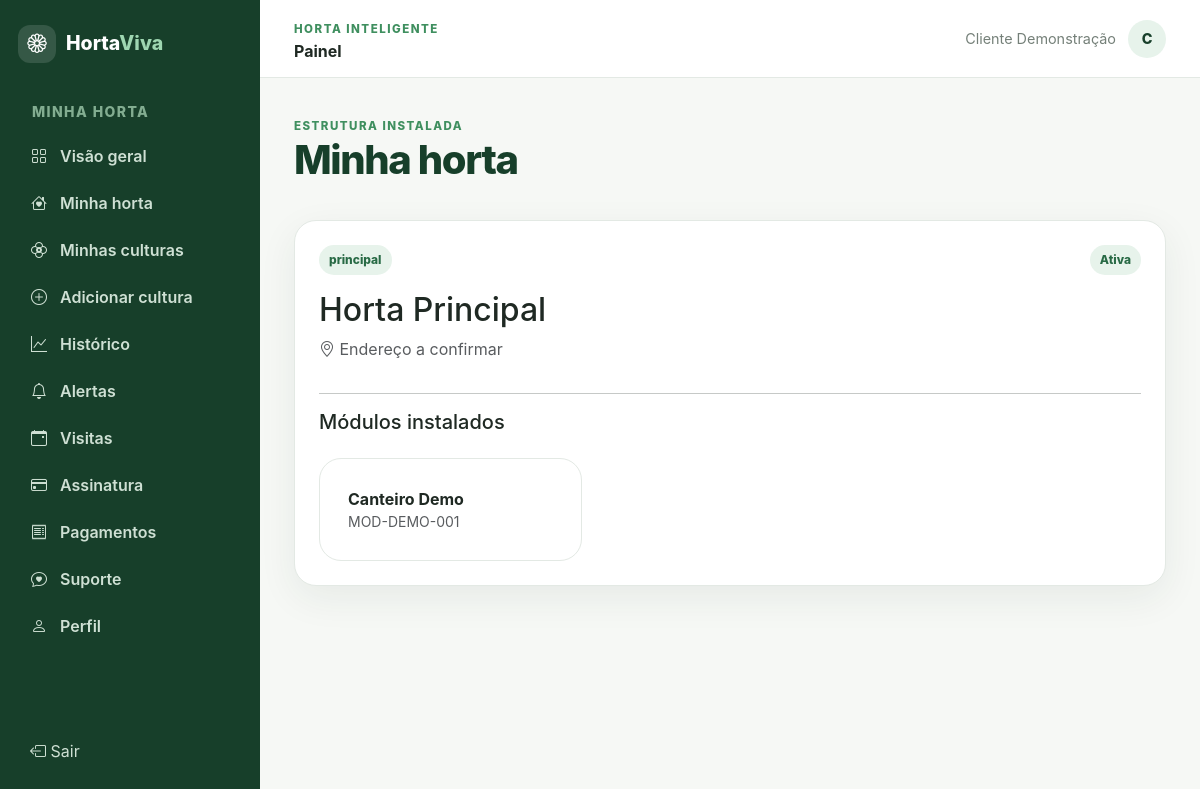
The page /app/garden/ (signed in) on the database its author committed.
### accounts/models.py (models this page shows, shortened)
class User(AbstractUser):
    username = None
    email = models.EmailField(unique=True)
    full_name = models.CharField(max_length=180)
    phone = models.CharField(max_length=30, blank=True)
    USERNAME_FIELD = "email"
    REQUIRED_FIELDS = []
    objects = UserManager()

### gardens/models.py (models this page shows, shortened)
class Garden(BaseModel):
    organization = models.ForeignKey(Organization, on_delete=models.CASCADE, related_name="gardens")
    name = models.CharField(max_length=120)
    code = models.SlugField(max_length=80)
    address = models.ForeignKey(Address, on_delete=models.SET_NULL, null=True, blank=True, related_name="gardens")
    timezone = models.CharField(max_length=64, default="America/Sao_Paulo")
    is_active = models.BooleanField(default=True)
    class Meta:
        constraints = [models.UniqueConstraint(fields=["organization", "code"], name="uniq_org_garden_code")]

class ModuleInstallation(BaseModel):
    module = models.ForeignKey(GardenModule, on_delete=models.PROTECT, related_name="installations")
    garden = models.ForeignKey(Garden, on_delete=models.PROTECT, related_name="module_installations")
    position_label = models.CharField(max_length=100, blank=True)
    installed_at = models.DateTimeField()
    removed_at = models.DateTimeField(null=True, blank=True)
    class Meta:
        constraints = [
            models.UniqueConstraint(fields=["module"], condition=Q(removed_at__isnull=True), name="uniq_active_module_install"),
        ]

class GardenModule(BaseModel):
    class Status(models.TextChoices):
        STOCK = "stock", "Em estoque"
        INSTALLED = "installed", "Instalado"
        MAINTENANCE = "maintenance", "Em manutenção"
        RETIRED = "retired", "Desativado"
    organization = models.ForeignKey(Organization, on_delete=models.CASCADE, related_name="garden_modules")
    module_type = models.ForeignKey(ModuleType, on_delete=models.PROTECT, related_name="modules")
    serial_number = models.CharField(max_length=100)
    name = models.CharField(max_length=120)
    status = models.CharField(max_length=20, choices=Status.choices, default=Status.STOCK)
    class Meta:
        constraints = [models.UniqueConstraint(fields=["organization", "serial_number"], name="uniq_org_module_serial")]

### core/views.py (the view, shortened to what this page needs)
# urls.py: path("app/", views.customer_dashboard, name="customer-dashboard"), path("app/historico/telemetria/", views.history, name="customer-history"), path("app/dispositivo/acao/", views.device_action, name="d
@customer_required
def customer_section(request, section):
    org, gardens, devices = _customer_context(request)
    sections = {"garden": ("Minha horta", gardens.prefetch_related("module_installations__module")), "crops": ("Minhas culturas", PlantingCycle.objects.filter(module__organization=org).select_related("cultivar__crop", "module")), "alerts": ("Alertas", Alert.objects.filter(rule__organization=org).select_related("rule", "reading__channel")), "visits": ("Visitas", Visit.objects.filter(organization=org).select_related("technician", "garden")), "subscription": ("Assinatura", Subscription.objects.filter(organization=org).select_related("plan_version__plan")), "payments": ("Pagamentos", Payment.objects.filter(subscription__organization=org).select_related("subscription"))}
    if section not in sections: raise Http404
    title, objects = sections[section]
    context = {"title": title, "objects": objects, "organization": org}
    return render(request, f"customer/{section}.html", context)

### core/permissions.py (called while the page is built)
def role_required(*roles, staff_allowed=True):
    def decorator(view):
        @login_required
        @wraps(view)
        def wrapped(request, *args, **kwargs):
            membership = request.user.memberships.filter(is_active=True).select_related("organization").first()
            if staff_allowed and request.user.is_staff:
                request.membership = membership
                return view(request, *args, **kwargs)
            if not membership or membership.role not in roles:
                raise PermissionDenied
            request.membership = membership
            return view(request, *args, **kwargs)
        return wrapped
    return decorator

### core/views.py (called while the page is built)
def _customer_context(request):
    org = request.membership.organization
    return org, Garden.objects.filter(organization=org), Device.objects.filter(organization=org).prefetch_related("channels")

### templates/customer/garden.html
{% extends 'base.html' %}{% block content %}<div class="page-header"><div><span class="eyebrow">Estrutura instalada</span><h1>Minha horta</h1></div></div>{% for garden in objects %}<div class="content-card mb-4"><div class="d-flex justify-content-between align-items-start"><div><span class="badge-soft">{{ garden.code }}</span><h2 class="mt-3">{{ garden.name }}</h2><p class="text-muted"><i class="bi bi-geo-alt"></i> {% if garden.address %}{{ garden.address.street }}, {{ garden.address.number }} — {{ garden.address.city }}{% else %}Endereço a confirmar{% endif %}</p></div><span class="badge-soft">Ativa</span></div><hr><h5>Módulos instalados</h5><div class="row g-3 mt-1">{% for installation in garden.module_installations.all %}{% if not installation.removed_at %}<div class="col-md-4"><a class="soft-card shadow-none d-block" href="{% url 'module-detail' installation.module.id %}"><strong>{{ installation.module.name }}</strong><small class="d-block text-muted">{{ installation.module.serial_number }}</small></a></div>{% endif %}{% empty %}<p class="text-muted">Nenhum módulo instalado.</p>{% endfor %}</div></div>{% empty %}<div class="content-card empty-state"><i class="bi bi-house-heart"></i><h3 class="mt-3">Sua horta está sendo preparada</h3></div>{% endfor %}{% endblock %}

### templates/base.html (shortened to what this page needs)
{% load static %}<!doctype html>
<html lang="pt-br"><head><meta charset="utf-8"><meta name="viewport" content="width=device-width,initial-scale=1">
<link href="https://cdn.jsdelivr.net/npm/bootstrap@5.3.3/dist/css/bootstrap.min.css" rel="stylesheet">
<link href="https://cdn.jsdelivr.net/npm/bootstrap-icons@1.11.3/font/bootstrap-icons.min.css" rel="stylesheet">
<link rel="stylesheet" href="{% static 'css/app.css' %}">{% block head %}{% endblock %}</head>
<body class="{% if '/app/' in request.path or '/operacao/' in request.path or '/gestao/' in request.path %}portal-body{% endif %}">
{% if '/app/' in request.path or '/operacao/' in request.path or '/gestao/' in request.path %}
<div class="portal-shell">{% include 'components/sidebar.html' %}<main class="portal-main"><header class="portal-topbar"><button class="btn btn-light d-lg-none" data-sidebar-toggle aria-label="Abrir menu"></button><div><span class="eyebrow">Horta Inteligente</span><strong class="d-block">{% block area_name %}Painel{% endblock %}</strong></div><div class="user-chip"><span>{{ request.user.full_name|default:request.user.email }}</span><span class="avatar">{{ request.user.full_name|default:request.user.email|slice:':1' }}</span></div></header><div class="portal-content">{% include 'components/alerts.html' %}{% block content %}{% endblock %}</div></main></div>
{% else %}{% include 'components/navbar.html' %}<main>{% include 'components/alerts.html' %}{% block public_content %}{% block content_public %}{% endblock %}{% endblock %}</main>{% include 'components/footer.html' %}{% endif %}
<script src="https://cdn.jsdelivr.net/npm/bootstrap@5.3.3/dist/js/bootstrap.bundle.min.js"></script><script src="{% static 'js/app.js' %}"></script>{% block scripts %}{% endblock %}</body></html>

### static/css/app.css (style rules this page uses)
:root { --green-dark:#173f2a;--green:#3f8f5f;--green-deep:#286a45;--green-light:#e7f3eb;--green-pale:#f0f7f2;--background:#f6f8f5;--surface:#fff;--text:#1f2923;--muted:#758079;--warning:#d99a2b;--danger:#c94a4a;--border:#e3e9e4;--radius:22px;--shadow:0 12px 38px rgba(23,63,42,.07) }
* { box-sizing:border-box }
body { font-family:Inter,ui-sans-serif,system-ui,-apple-system,"Segoe UI",sans-serif;color:var(--text);background:var(--background) }
a { text-decoration:none;color:inherit }
.eyebrow { font-size:.72rem;letter-spacing:.13em;text-transform:uppercase;color:var(--green);font-weight:800 }
.soft-card,.metric-card,.content-card { background:var(--surface);border:1px solid var(--border);border-radius:var(--radius);box-shadow:var(--shadow) }
.soft-card { padding:28px;height:100% }
.portal-body { overflow-x:hidden }
.portal-shell { min-height:100vh }
.portal-main { margin-left:260px;min-height:100vh }
.portal-topbar { height:78px;background:#fff;border-bottom:1px solid var(--border);display:flex;align-items:center;justify-content:space-between;padding:0 34px;position:sticky;top:0;z-index:1020 }
.portal-content { padding:34px;max-width:1500px;margin:auto }
.user-chip { display:flex;align-items:center;gap:12px;color:var(--muted);font-size:.9rem }
.avatar { width:38px;height:38px;border-radius:50%;display:grid;place-items:center;background:var(--green-light);color:var(--green-dark);font-weight:800 }
.page-header { display:flex;justify-content:space-between;gap:20px;align-items:end;margin-bottom:28px }
.page-header h1 { font-weight:800;color:var(--green-dark);letter-spacing:-.035em }
.badge-soft { display:inline-flex;align-items:center;border-radius:999px;padding:6px 10px;background:var(--green-light);color:var(--green-deep);font-size:.75rem;font-weight:800 }
.content-card { padding:24px }

### rows shown on the page
User: user.full_name "Cliente Demonstração", user.full_name "C"
Garden: code "principal", name "Horta Principal", shows "Endereço a confirmar"
ModuleInstallation: module.name "Canteiro Demo", module.serial_number "MOD-DEMO-001"
